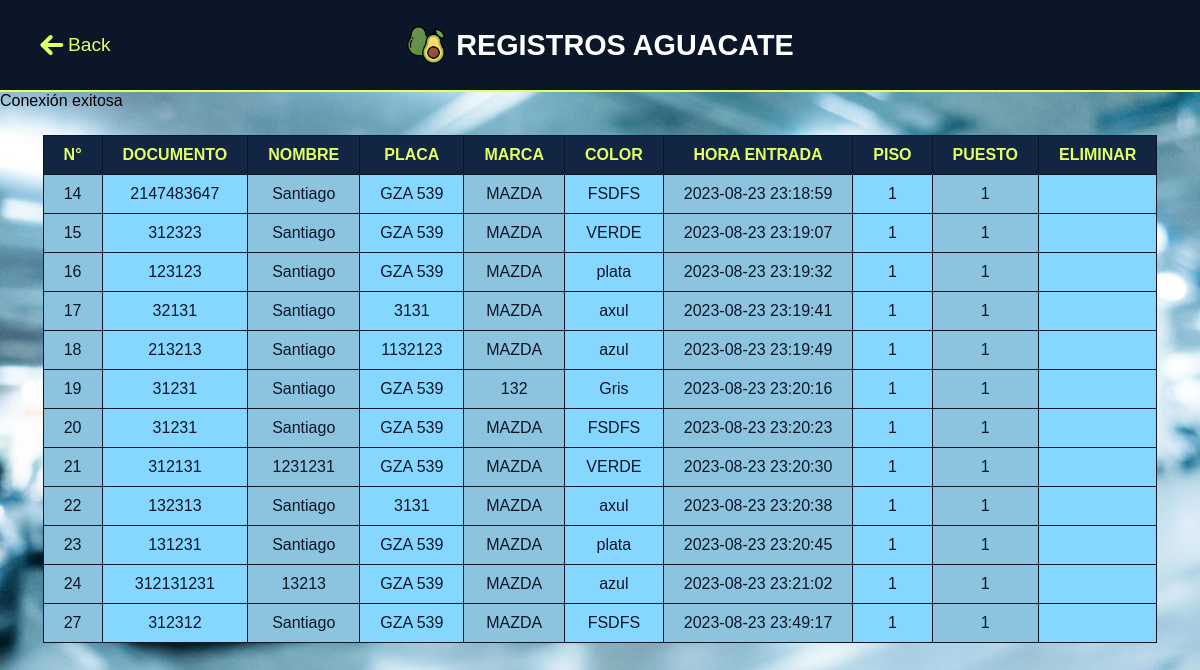
Page /aguacate/consulta_usu.php on the earlier database version.
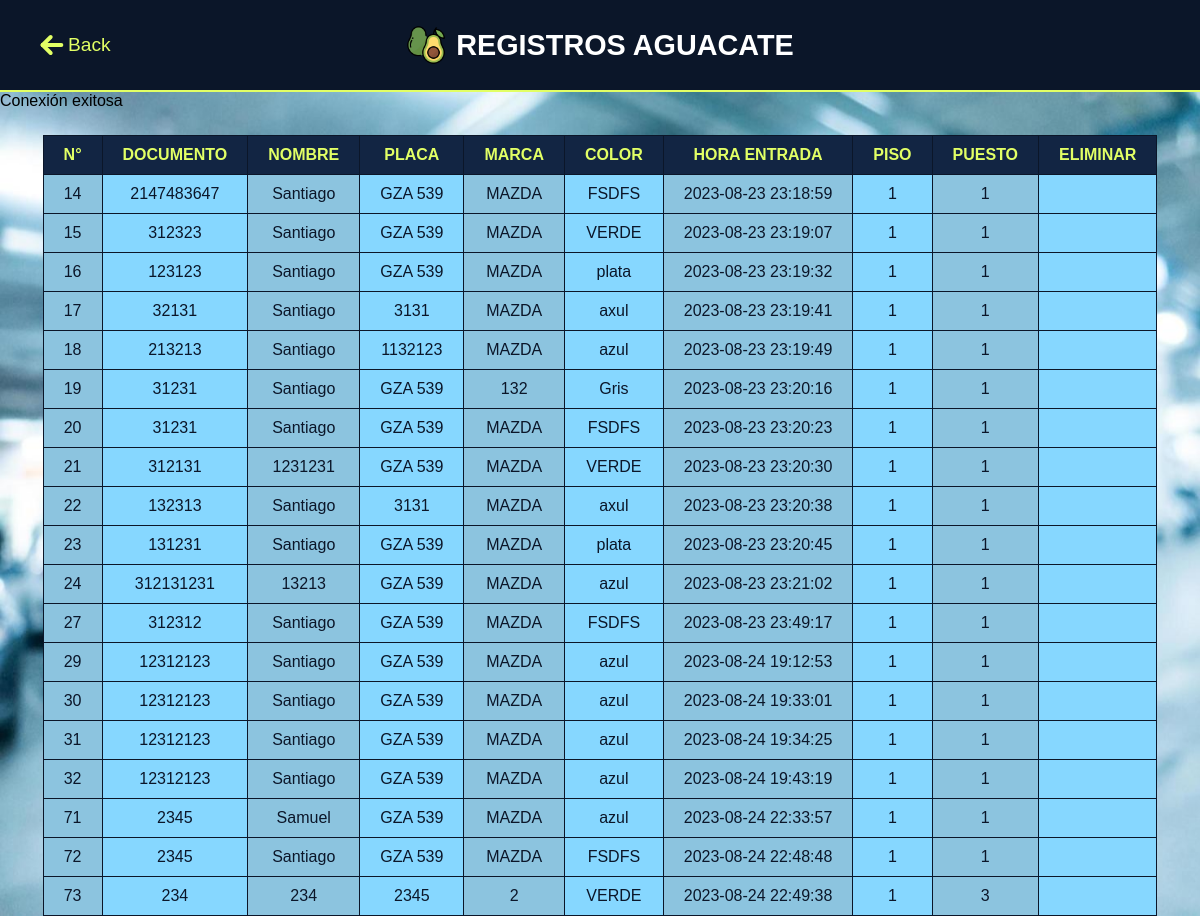
Same page on the later database version.
### tables this page shows
CREATE TABLE `clientes` (
  `id_clientes` int(11) NOT NULL,
  `cedula` int(11) NOT NULL,
  `nombre` varchar(50) DEFAULT NULL
);

CREATE TABLE `autos` (
  `id_autos` int(11) NOT NULL,
  `placa` varchar(20) DEFAULT NULL,
  `marca` varchar(20) DEFAULT NULL,
  `color` varchar(20) DEFAULT NULL,
  `idCliente` int(11) NOT NULL
);

CREATE TABLE `parqueo` (
  `idParqueadero` int(11) NOT NULL,
  `id_piso` int(11) NOT NULL,
  `idAuto` int(11) NOT NULL,
  `fechaIngreso` datetime NOT NULL,
  `fechaSalida` datetime NOT NULL
);

CREATE TABLE `pisos` (
  `idPiso` int(11) NOT NULL,
  `piso` int(11) NOT NULL
);

CREATE TABLE `puestos` (
  `id` int(11) NOT NULL,
  `puestos` int(11) DEFAULT NULL,
  `piso` int(11) NOT NULL,
  `estado` int(11) NOT NULL
);

### aguacate/consulta_usu.php (the view, shortened to what this page needs)
<?php
require_once("conexion.php");
require_once("aguacate.php");
?>
<!DOCTYPE html>
<html lang="en">
<head>
    <link rel="stylesheet" href="css/style3.css">
</head>
<body>
    <header>
        <nav>
            <div class="aguacate">
                <div class="back">
                    <a class="atras" href="inicioAguacate.html"> Back</a>
                </div>
                <img class="icont" src="imagenes/2503796.png" alt="">
                <h1 class="titulo">REGISTROS AGUACATE</h1>
            </div>
        </nav>
    </header>
    <?php
    try {
        $conexionObj = new ConePDO();
        $conexion = $conexionObj->getConexion();
        $sql = "SELECT c.id_clientes, c.cedula, c.nombre, a.placa, a.marca, a.color, p.fechaIngreso, f.puestos, z.piso FROM clientes c
        INNER JOIN autos a ON c.id_clientes = a.idCliente
        INNER JOIN parqueo p ON a.id_autos = p.idAuto
        inner join puestos f  on p.id_piso = f.id
        inner join pisos z  on  f.piso = z.idPiso";
        $resultado = $conexion->prepare($sql);
        $resultado->execute();
    } catch (PDOException $e) {
        die('ALERTA DATOS NO ENCONTRADOS' . $e->getMessage());
    }
    ?>
    <div class="table-1">
        <table class="n1">
            <thead>
                <tr>
                    <th class="t1">N°</th>
                    <th class="t1">DOCUMENTO</th>
                    <th class="t1">NOMBRE</th>
                    <th class="t1">PLACA</th>
                    <th class="t1">MARCA</th>
                    <th class="t1">COLOR</th>
                    <th class="t1">HORA ENTRADA</th>
                    <th class="t1">PISO</th>
                    <th class="t1">PUESTO</th>
                    <th class="t1">ELIMINAR</th>
                </tr>
            </thead>
            <tbody>
                <?php
                while ($consulta = $resultado->fetch(PDO::FETCH_ASSOC)) {
                ?>
                    <tr>
                        <td class="t2"><?php echo $consulta['id_clientes'] ?></td>
                        <td class="t3"><?php echo $consulta['cedula'] ?></td>
                        <td class="t2"><?php echo $consulta['nombre'] ?></td>
                        <td class="t3"><?php echo $consulta['placa'] ?></td>
                        <td class="t2"><?php echo $consulta['marca'] ?></td>
                        <td class="t3"><?php echo $consulta['color'] ?></td>
                        <td class="t2"><?php echo $consulta['fechaIngreso'] ?></td>
                        <td class="t3"><?php echo $consulta['piso'] ?></td>
                        <td class="t2"><?php echo $consulta['puestos'] ?></td>
                        <td class="t3"><a href="comfirma.php?codigo=<?php echo $consulta['id_clientes'] ?>"><img src="imagenes/trash-can-solid.svg" alt="" width="30px"></a></td>
                    </tr>
            </tbody>
        <?php
                }
        ?>
    </div>
</body>
</html>

### aguacate/conexion.php (shortened to what this page needs)
<?php
class ConePDO {
    public function __construct() {
        try {
            echo "Conexión exitosa";
        } catch (PDOException $e) {
            echo "Error de conexión: " . $e->getMessage();
        }
    }
}
?>

### aguacate/css/style3.css (style rules this page uses)
* { padding: 0%; margin: 0%; font-family: "Poppins", sans-serif; }
html { scroll-behavior: smooth; }
.icont { width: 40px; margin-right: 10px; }
h1 { font-size: 1.8em; color: #ffffff; }
nav { display: flex; width: 100vw; height: 90px; background-color: #0b1629; text-align: center; align-items: center; justify-content: center; border-bottom: 2px solid #e2ff65; }
.aguacate { display: flex; text-align: center; align-items: center; justify-content: center; }
.back { left: 3%; display: flex; position: absolute; }
.atras { color: #e2ff65; font-size: 1.2em; justify-content: center; align-items: center; text-align: center; display: flex; width: 100%; height: 100%; text-decoration: none; }
.table-1 { color: #0b1629; justify-content: center; align-items:center ; display: flex; margin-top: 25px; }
.t1 { color: #e2ff65; border: 1px solid #0b1629;; padding: 10px 20px; background-color: #122543; font-weight: 600; }
.t2 { border: 1px solid #0b1629;; padding: 10px 20px; background-color: #8cc4df;; }
.t3 { border: 1px solid #0b1629;; padding: 10px 20px; background-color: #86d7ff;; }
.n1 { border-collapse: collapse; justify-items: center; text-align: center; }

Differences in the rows shown:
added clientes: id_clientes "29", cedula "12312123", nombre "Santiago", autos.placa "GZA 539", autos.marca "MAZDA", autos.color "azul", parqueo.fechaIngreso "2023-08-24 19:12:53", pisos.piso "1", puestos.puestos "1"
added clientes: id_clientes "30", cedula "12312123", nombre "Santiago", autos.placa "GZA 539", autos.marca "MAZDA", autos.color "azul", parqueo.fechaIngreso "2023-08-24 19:33:01", pisos.piso "1", puestos.puestos "1"
added clientes: id_clientes "31", cedula "12312123", nombre "Santiago", autos.placa "GZA 539", autos.marca "MAZDA", autos.color "azul", parqueo.fechaIngreso "2023-08-24 19:34:25", pisos.piso "1", puestos.puestos "1"
added clientes: id_clientes "32", cedula "12312123", nombre "Santiago", autos.placa "GZA 539", autos.marca "MAZDA", autos.color "azul", parqueo.fechaIngreso "2023-08-24 19:43:19", pisos.piso "1", puestos.puestos "1"
added clientes: id_clientes "71", cedula "2345", nombre "Samuel", autos.placa "GZA 539", autos.marca "MAZDA", autos.color "azul", parqueo.fechaIngreso "2023-08-24 22:33:57", pisos.piso "1", puestos.puestos "1"
added clientes: id_clientes "72", cedula "2345", nombre "Santiago", autos.placa "GZA 539", autos.marca "MAZDA", autos.color "FSDFS", parqueo.fechaIngreso "2023-08-24 22:48:48", pisos.piso "1", puestos.puestos "1"
added clientes: id_clientes "73", cedula "234", nombre "234", autos.placa "2345", autos.marca "2", autos.color "VERDE", parqueo.fechaIngreso "2023-08-24 22:49:38", pisos.piso "1", puestos.puestos "3"
